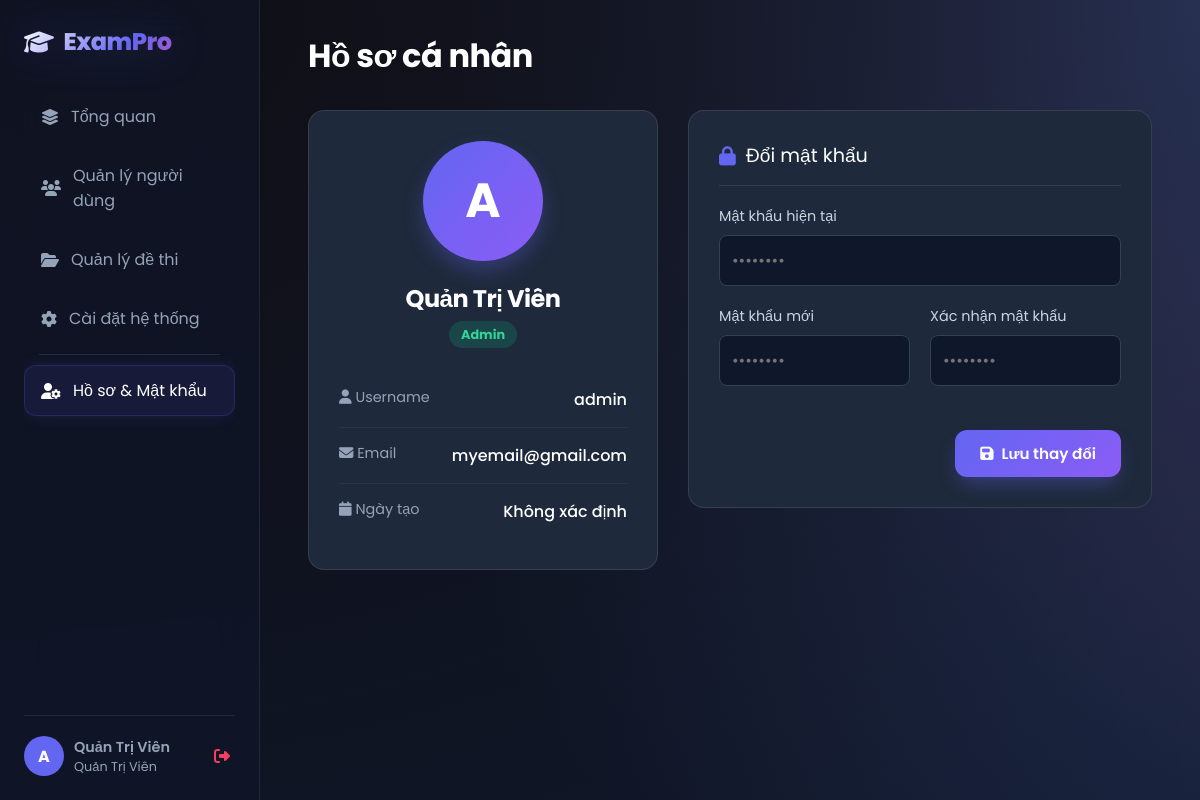
Screenshot of /admin/profile.php (signed in) with the database file from the repository.
### tables this page shows
CREATE TABLE `users` (
  `id` int(11) NOT NULL,
  `username` varchar(50) NOT NULL,
  `password` varchar(255) NOT NULL,
  `fullname` varchar(100) DEFAULT NULL,
  `email` varchar(100) NOT NULL,
  `role` enum('admin','teacher','student') NOT NULL DEFAULT 'student',
  `reset_token` varchar(255) DEFAULT NULL,
  `reset_token_expire` datetime DEFAULT NULL
);

### admin/profile.php (the view, shortened to what this page needs)
<?php
require_once '../config/database.php';
$user_id = $_SESSION['user_id'];
$stmt = $conn->prepare("SELECT * FROM users WHERE id = ?");
$stmt->execute([$user_id]);
$user = $stmt->fetch();
?>
<!DOCTYPE html>
<html lang="vi">
<head>
    <link rel="stylesheet" href="https://cdnjs.cloudflare.com/ajax/libs/font-awesome/6.4.0/css/all.min.css">
    <link rel="stylesheet" href="/exam_web/assets/css/style.css">
    <link rel="stylesheet" href="/exam_web/assets/css/profile.css"> </head>
<body>
    <div class="app-container">
        <?php include '../includes/sidebar.php'; ?>
        <main class="main-content">
            <h1 style="margin-bottom: 30px;">Hồ sơ cá nhân</h1>
            <div class="profile-grid">
                <div class="profile-card">
                    <div class="user-avatar-large">
                        <?php echo strtoupper(substr($user['username'], 0, 1)); ?>
                    </div>
                    <h2 style="text-align: center; color: #fff; margin-bottom: 5px;"><?php echo $user['fullname']; ?></h2>
                    <p style="text-align: center; color: #94a3b8; margin-bottom: 25px;">
                        <span class="status-badge status-active"><?php echo ucfirst($user['role']); ?></span>
                    </p>
                    <div class="info-list">
                        <div class="info-item">
                            <span class="info-label"><i class="fa-solid fa-user"></i> Username</span>
                            <span class="info-value"><?php echo $user['username']; ?></span>
                        </div>
                        <div class="info-item">
                            <span class="info-label"><i class="fa-solid fa-envelope"></i> Email</span>
                            <span class="info-value"><?php echo $user['email'] ?? 'Chưa cập nhật'; ?></span>
                        </div>
                        <div class="info-item">
                            <span class="info-label"><i class="fa-solid fa-calendar"></i> Ngày tạo</span>
                            <span class="info-value">
                            <?php echo !empty($user['created_at']) ? date('d/m/Y', strtotime($user['created_at'])) : 'Không xác định'; ?>
                            </span>
                        </div>
                    </div>
                </div>
                <div class="profile-card">
                    <div class="card-title">
                        <i class="fa-solid fa-lock" style="color: #6366f1;"></i> Đổi mật khẩu
                    </div>
                    <form method="POST">
                        <div class="form-group" style="margin-bottom: 20px;">
                            <label style="color: #cbd5e1; display: block; margin-bottom: 8px;">Mật khẩu hiện tại</label>
                            <input type="password" name="old_pass" class="form-control" style="background: #0f172a; border-color: #334155; color: #fff; padding: 12px; width: 100%; border-radius: 8px;" placeholder="••••••••" required>
                        </div>
                        <div style="display: grid; grid-template-columns: 1fr 1fr; gap: 20px; margin-bottom: 20px;">
                            <div class="form-group">
                                <label style="color: #cbd5e1; display: block; margin-bottom: 8px;">Mật khẩu mới</label>
                                <input type="password" name="new_pass" class="form-control" style="background: #0f172a; border-color: #334155; color: #fff; padding: 12px; width: 100%; border-radius: 8px;" placeholder="••••••••" required>
                            </div>
                            <div class="form-group">
                                <label style="color: #cbd5e1; display: block; margin-bottom: 8px;">Xác nhận mật khẩu</label>
                                <input type="password" name="confirm_pass" class="form-control" style="background: #0f172a; border-color: #334155; color: #fff; padding: 12px; width: 100%; border-radius: 8px;" placeholder="••••••••" required>
                            </div>
                        </div>
                        <div style="text-align: right;">
                            <button type="submit" class="btn btn-primary" style="padding: 12px 25px;">
                                <i class="fa-solid fa-floppy-disk"></i> Lưu thay đổi
                            </button>
                        </div>
                    </form>
                </div>
            </div>
        </main>
    </div>
</body>
</html>

### assets/css/style.css (style rules this page uses)
:root { --primary: #6366f1; --primary-glow: rgba(99, 102, 241, 0.5); --secondary: #ec4899; --accent: #8b5cf6; --bg-dark: #0f172a; --text-main: #f8fafc; --text-light: #94a3b8; --glass-bg: rgba(30, 41, 59, 0.7); --glass-border: rgba(255, 255, 255, 0.08); --glass-shine: rgba(255, 255, 255, 0.03); --radius: 16px; --sidebar-width: 260px; --transition: all 0.3s cubic-bezier(0.4, 0, 0.2, 1); }
* { margin: 0; padding: 0; box-sizing: border-box; font-family: 'Poppins', sans-serif; }
body { background-color: var(--bg-dark); background-image: radial-gradient(at 0% 0%, hsla(253,16%,7%,1) 0, transparent 50%), radial-gradient(at 50% 0%, hsla(225,39%,30%,1) 0, transparent 50%), radial-gradient(at 100% 0%, hsla(339,49%,30%,1) 0, transparent 50%); background-size: 200% 200%; animation: aurora 15s ease infinite; color: var(--text-main); min-height: 100vh; overflow-x: hidden; }
.app-container { display: flex; width: 100%; min-height: 100vh; margin: 0; padding: 0; }
.main-content { margin-left: var(--sidebar-width) !important; width: calc(100% - var(--sidebar-width)) !important; padding: 2rem 3rem; flex: 1; position: relative; }
h1, h2, h3 { color: #fff; font-weight: 700; letter-spacing: -0.5px; margin-bottom: 1rem; }
p { color: var(--text-light); line-height: 1.6; }
.form-group { margin-bottom: 1.5rem; }
.form-group label { color: var(--text-light); font-size: 0.9rem; margin-bottom: 8px; display: block; }
.form-control { width: 100%; padding: 14px 16px; background: rgba(0, 0, 0, 0.3); border: 1px solid var(--glass-border); color: #fff; border-radius: 12px; font-size: 1rem; transition: var(--transition); }
.btn { padding: 12px 28px; border-radius: 12px; font-weight: 600; font-size: 0.95rem; border: none; cursor: pointer; transition: var(--transition); display: inline-flex; align-items: center; justify-content: center; gap: 8px; }
.btn-primary { background: linear-gradient(135deg, var(--primary), var(--accent)); color: white; box-shadow: 0 10px 20px -5px rgba(99, 102, 241, 0.4); }
.status-badge { padding: 5px 12px; border-radius: 20px; font-size: 0.8rem; font-weight: bold; }
.status-active { background: rgba(16, 185, 129, 0.2); color: #34d399; }

### assets/css/profile.css (style rules this page uses)
.profile-grid { display: grid; grid-template-columns: 350px 1fr; gap: 30px; }
.profile-card { background: #1e293b; border: 1px solid rgba(255,255,255,0.1); border-radius: 16px; padding: 30px; height: fit-content; }
.user-avatar-large { width: 120px; height: 120px; background: linear-gradient(135deg, #6366f1, #8b5cf6); border-radius: 50%; margin: 0 auto 20px; display: flex; align-items: center; justify-content: center; font-size: 3rem; font-weight: bold; color: white; box-shadow: 0 10px 20px rgba(99, 102, 241, 0.3); }
.info-item { padding: 15px 0; border-bottom: 1px solid rgba(255,255,255,0.05); display: flex; justify-content: space-between; }
.info-item:last-child { border-bottom: none; }
.info-label { color: #94a3b8; font-size: 0.9rem; }
.info-value { color: #fff; font-weight: 500; }
.card-title { font-size: 1.2rem; color: #fff; margin-bottom: 20px; padding-bottom: 15px; border-bottom: 1px solid rgba(255,255,255,0.1); display: flex; align-items: center; gap: 10px; }

### rows the page displays
users: username "A", fullname "Quản Trị Viên", role "Admin", username "admin", email "myemail@gmail.com"

### other values shown
substr($_SESSION['username'], 0, 1) "A"
$_SESSION['fullname'] "Quản Trị Viên"
$role_name "Quản Trị Viên"
